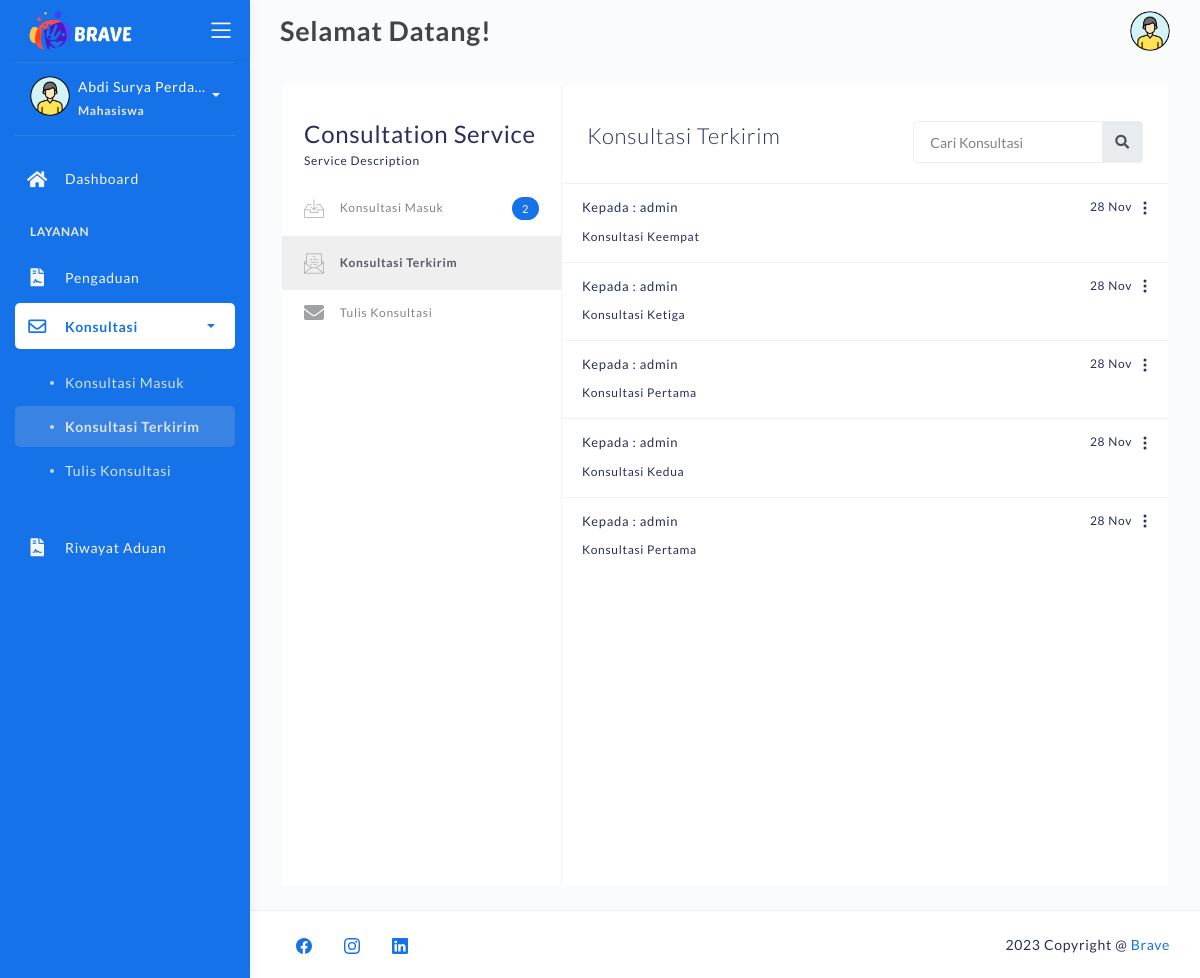
The page /konsultasi-sent.php (signed in) on the database its author committed.
### tables this page shows
CREATE TABLE `konsultasi` (
  `id_konsul` varchar(50) NOT NULL,
  `pengirim` varchar(25) NOT NULL,
  `penerima` varchar(25) NOT NULL,
  `judul` varchar(255) NOT NULL,
  `pesan` text NOT NULL,
  `tgl_konsultasi` datetime NOT NULL,
  `is_read` varchar(10) NOT NULL
);

### konsultasi-sent.php (the view, shortened to what this page needs)
<?php
	require 'backend/connection.php';
    if (!isset($_SESSION['username'])) {
        header("Location: login.php");
    }else if($_SESSION['hak']!='user'){
		header("Location: backend/action-logout.php");
	}else{
		$login_id = $_SESSION['user_id'];
	}
?>
<!DOCTYPE html>
<html lang="en">
<head>
	<link rel="stylesheet" href="assets/css/bootstrap.min.css">
	<link rel="stylesheet" href="assets/css/atlantis.css">
	<link rel="stylesheet" href="assets/css/demo.css">
</head>
<body>
	<div class="wrapper fullheight-side">
		<div class="logo-header position-fixed" data-background-color="blue">
			<a href="dashboard.php" class="logo">
				<img src="assets\img\logo\logo2-2tr-resize.png" alt="navbar brand" class="navbar-brand" style="width:110px;">
			</a>
			<div class="nav-toggle">
				<button class="btn btn-toggle toggle-sidebar">
					<i class="icon-menu"></i>
				</button>
			</div>
		</div>
		<div class="sidebar sidebar-style-2" data-background-color="blue">
			<div class="sidebar-wrapper scrollbar scrollbar-inner">
				<div class="sidebar-content">
					<div class="user">
						<div class="avatar-sm float-left mr-2">
							<img src="assets/img/profile.png" alt="..." class="avatar-img rounded-circle">
						</div>
						<div class="info">
							<a data-toggle="collapse" href="#collapseExample" aria-expanded="true">
								<span>
								<?php echo '<div class="sizetitle-sidebar">' . htmlspecialchars($_SESSION["username"]) . '</div>'; ?>
									<span class="user-level">Mahasiswa</span>
									<span class="caret"></span>
								</span>
							</a>
						</div>
					</div>
					<ul class="nav">
						<li class="nav-item">
							<a href="dashboard.php" class="collapsed" aria-expanded="false">
								<i class="fas fa-home"></i>
								<p>Dashboard</p>
							</a>
						</li>
						<li class="nav-section">
							<h4 class="text-section">Layanan</h4>
						</li>
						<li class="nav-item">
							<a href="pengaduan.php">
								<i class="fas fa-file-contract"></i>
								<p>Pengaduan</p>
							</a>
						</li>
						<li class="nav-item submenu active">
							<a data-toggle="collapse" href="#konsultasi-collapse">
								<i class="far fa-envelope"></i>
								<p>Konsultasi</p>
								<span class="caret"></span>
							</a>
							<div class="collapse show" id="email-app-nav">
								<ul class="nav nav-collapse">
									<li>
										<a href="konsultasi-inbox.php">
											<span class="sub-item">Konsultasi Masuk</span>
										</a>
									</li>
									<li class="active">
										<a href="konsultasi-sent.php">
											<span class="sub-item">Konsultasi Terkirim</span>
										</a>
									</li>
									<li>
										<a href="konsultasi-compose.php">
											<span class="sub-item">Tulis Konsultasi</span>
										</a>
									</li>
								</ul>
							</div>
						</li>
						<li class="nav-item">
							<a href="riwayat-aduan.php">
								<i class="fas fa-file-contract"></i>
								<p>Riwayat Aduan</p>
							</a>
						</li>
					</ul>
				</div>
			</div>
		</div>
		<nav class="navbar navbar-header navbar-header-transparent navbar-expand-lg">
			<div class="container-fluid">
				<div class="collapse" id="search-nav">
					<form class="navbar-left navbar-form nav-search mr-md-3">
						<h4 class="page-title" style="margin: 10px 0; font-size: 27px;">Selamat Datang!</h4>
					</form>
				</div>
				<ul class="navbar-nav topbar-nav ml-md-auto align-items-center">
					<li class="nav-item dropdown hidden-caret">
						<a class="dropdown-toggle profile-pic" data-toggle="dropdown" href="#" aria-expanded="false">
							<div class="avatar-sm">
								<img src="assets/img/profile.png" alt="..." class="avatar-img rounded-circle">
							</div>
						</a>
					</li>
				</ul>
			</div>
		</nav>
		<div class="main-panel full-height">
			<div class="container container-full">
				<div class="page-inner">
					<div class="page-with-aside mail-wrapper bg-white">
						<div class="page-aside">
							<div class="aside-header">
								<div class="title">Consultation Service</div>
								<div class="description">Service Description</div>
							</div>
							<div class="aside-nav collapse" id="email-nav">
								<ul class="nav">
									<li>
										<a href="konsultasi-inbox.php">
											<i class="flaticon-inbox"></i> Konsultasi Masuk
											<?php
												$sql_counter_konsul = "SELECT * FROM konsultasi WHERE penerima='$login_id' AND is_read='unread'";
												$result_counter_konsul = mysqli_query($koneksi, $sql_counter_konsul);
												if (mysqli_num_rows($result_counter_konsul) > 0) {
													$i=0;
													while ($row = mysqli_fetch_assoc($result_counter_konsul)) {
														$i++;
														}
													echo '
														<span class="badge badge-primary float-right">' . $i . '</span>
													';
												}
											?>
										</a>
									</li>
                                    <li class="active">
										<a href="konsultasi-sent.php">
											<i class="flaticon-envelope-3"></i> Konsultasi Terkirim
										</a>
									</li>
									<li>
										<a href="konsultasi-compose.php">
											<i class="fa fa-envelope"></i> Tulis Konsultasi
										</a>
									</li>
								</ul>
							</div>
						</div>
						<div class="page-content mail-content">
							<div class="inbox-head d-lg-flex d-block">
								<h3>Konsultasi Terkirim</h3>
								<form action="#" class="ml-auto">
									<div class="input-group">
										<input type="text" placeholder="Cari Konsultasi" class="form-control">
										<div class="input-group-append">
											<span class="input-group-text">
												<i class="fa fa-search search-icon"></i>
											</span>
										</div>
									</div>
								</form>
							</div>
							<div class="inbox-body" style="padding-top:0;">
								<div class="email-list">
								<?php
									$sql = "SELECT * FROM konsultasi WHERE pengirim='$login_id' ORDER BY tgl_konsultasi DESC";
									$result = mysqli_query($koneksi, $sql);
									if (mysqli_num_rows($result) > 0) {
										while ($row = mysqli_fetch_assoc($result)) {
											$id= $row['penerima'];
											$sql_user = "SELECT * FROM login WHERE password='$id'";
											$result_users = mysqli_query($koneksi, $sql_user);
											if (mysqli_num_rows($result_users) > 0){
												$row_users = mysqli_fetch_assoc($result_users);
												echo '
													<div class="email-list-item">
														<div class="email-list-detail" data-toggle="modal" data-target="#konsultasi-' . $row['id_konsul'] . '">
															<span class="date float-right">
																' . date("d M", strtotime($row["tgl_konsultasi"])) . '
															</span>
															<span class="from">Kepada : ' . $row_users['username'] . '</span>
															<p class="msg">' . $row['judul'] . '</p>
														</div>
														<div id="navbarDropdown" role="button" data-toggle="dropdown" aria-haspopup="true" aria-expanded="false" style="color:sky blue; margin-left:5px; margin-right:-17px;">
															<svg xmlns="http://www.w3.org/2000/svg" width="16" height="16" fill="currentColor" class="bi bi-three-dots-vertical" viewBox="0 0 16 16">
																<path d="M9.5 13a1.5 1.5 0 1 1-3 0 1.5 1.5 0 0 1 3 0zm0-5a1.5 1.5 0 1 1-3 0 1.5 1.5 0 0 1 3 0zm0-5a1.5 1.5 0 1 1-3 0 1.5 1.5 0 0 1 3 0z"/>
															</svg>
														</div>
															<a class="dropdown-item" data-toggle="modal" data-target="#edit-konsultasi-' . $row['id_konsul'] . '">Edit</a>
															<a class="dropdown-item" href="backend/action-delete-sent-konsultasi.php?id=' . $row['id_konsul'] . '">Delete</a>
													</div>
													<div class="modal fade" id="konsultasi-' . $row['id_konsul'] . '" tabindex="-1" role="dialog" aria-labelledby="exampleModalCenterTitle" aria-hidden="true">
																	<h5 class="modal-title" id="exampleModalLongTitle" style="font-size:20px;">' . $row['judul'] . '</h5>
																	<p style="margin-bottom:1px;"><strong>Dari :</strong> ' . $login_id . '</p>
																	<p style="margin-bottom:10px;"><strong>Tanggal :</strong> ' . date("d M Y", strtotime($row['tgl_konsultasi'])) . '</p>
																	' . $row['pesan'] .'
													</div>
													<div class="modal fade" id="edit-konsultasi-' . $row['id_konsul'] . '" tabindex="-1" role="dialog" aria-labelledby="exampleModalCenterTitle" aria-hidden="true">
																	<h5 class="modal-title" id="editUserModalLabel">' . $row['judul'] . '</h5>
																	<form id="editKonsulForm-' . $row['id_konsul'] . '" action="backend/action-edit-konsultasi.php" method="post">
																		<input type="text" class="form-control" id="id_konsul" name="id_konsul" value="' . $row["id_konsul"] . '" required hidden>
																			<input type="text" class="form-control" id="pesan" name="pesan" value="' . $row['pesan'] .'" required>
																	</form>
																	<button type="button" class="btn btn-primary" onclick="editKosul_' . $row["id_konsul"] . '()">Kirim</button>
													</div>
														function editKosul_' . $row["id_konsul"] . '() {
															document.getElementById("editKonsulForm-' . $row['id_konsul'] . '").submit();
												';
											}
										}
									}
									?>
								</div>
							</div>
						</div>
					</div>
				</div>
			</div>
			<footer class="footer">
				<div class="container-fluid">
					<nav class="pull-left">
						<ul class="nav">
							<li class="nav-item">
								<a class="nav-link" href="https://web.facebook.com">
								</a>
							</li>
							<li class="nav-item">
								<a class="nav-link" href="https://www.instagram.com/">
								</a>
							</li>
							<li class="nav-item">
								<a class="nav-link" href="https://www.linkedin.com">
								</a>
							</li>
						</ul>
					</nav>
					<div class="copyright ml-auto">
						2023 Copyright @ <a href="#">Brave</a>
					</div>
				</div>
			</footer>
		</div>
	</div>
</body>
</html>

### rows shown on the page
konsultasi: tgl_konsultasi "28 Nov", login.username "admin", judul "Konsultasi Keempat"
konsultasi: tgl_konsultasi "28 Nov", login.username "admin", judul "Konsultasi Ketiga"
konsultasi: tgl_konsultasi "28 Nov", login.username "admin", judul "Konsultasi Pertama"
konsultasi: tgl_konsultasi "28 Nov", login.username "admin", judul "Konsultasi Kedua"
konsultasi: tgl_konsultasi "28 Nov", login.username "admin", judul "Konsultasi Pertama"

### other values the page prints
$_SESSION["username"] "Abdi Surya Perda…"
$i "2"
